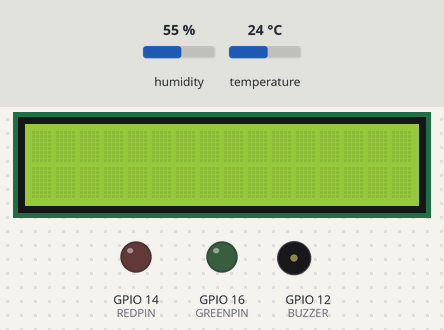
Bench run of a sketch on a simulated ESP8266 (NodeMCU). Shown: 16×2 character LCD, output pins drawn as LEDs (lit = HIGH), buzzer (waves = sounding, pin HIGH). The inputs (shaded band) are chosen by the test bench; at power-on: temperature 24 °C, humidity 55 %. WiFi joins after 1.5 s; servers stay silent unless stated; uploads are accepted with an empty reply; what the sketch prints to the serial monitor is not drawn.

Above: at 3.3 s.
3.4 s: temperature set to 21 °C
At 14.4 s:
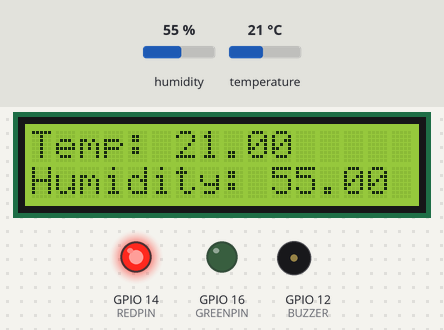
18.4 s: temperature set to 18 °C
At 25.3 s:
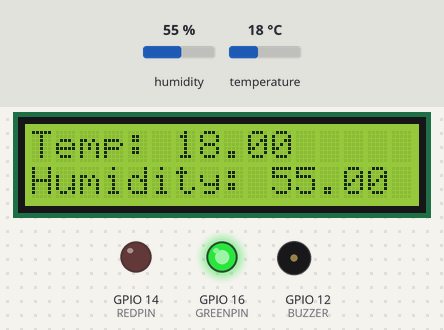
33.4 s: humidity set to 22 %
At 34.9 s:
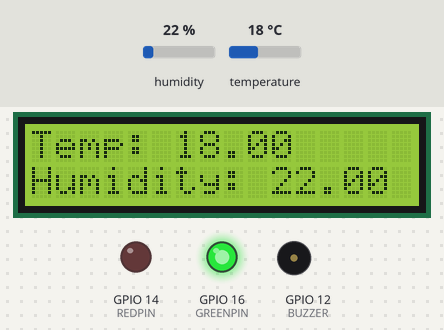
48.4 s: humidity set to 40 %
At 56.6 s:
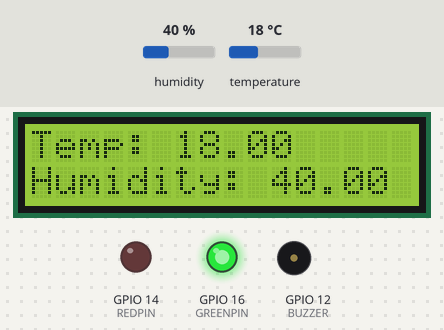
Timing chart, 0 to 58.1 s (numbered marks = the images above; inputs shaded):
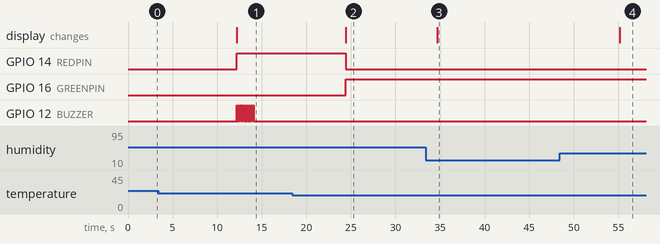

The sketch:

weather.ino
```cpp
#include <DHT.h>
#include <ESP8266WiFi.h>
#include <WiFiClient.h>
#include <ESP8266HTTPClient.h>
#include <LiquidCrystal_I2C.h>
DHT dht(2, DHT11);   // D4 on esp8266
#define BUZZER 12    // D6 on esp8266
#define REDPIN 14    // D5 on esp8266
#define GREENPIN 16  // D0 on esp8266
// SDA  - D2
// SCL - D1
LiquidCrystal_I2C lcd(0x27, 16, 2);
const char* ssid = "Benax-WiFi(2.4G)";    // Your WiFi SSID
const char* password = "Rc@Nyabihu2023";  // Your WiFi password
//SERVER ADDRESS
const char* serverAddress = "http://192.168.1.150";
void setup() {
  Serial.begin(115200);
  Serial.println("DHT11 Temperature and Humidity Sensor");
  dht.begin();
  pinMode(BUZZER, OUTPUT);
  pinMode(REDPIN, OUTPUT);
  pinMode(GREENPIN, OUTPUT);
  // Initialize the LCD display
  lcd.begin(16, 2);
  lcd.init();
  lcd.backlight();
  connectToWiFi();
}
void loop() {
  delay(10000);  // Wait for 10 seconds between readings
  float temperature = dht.readTemperature();
  float humidity = dht.readHumidity();
  if (isnan(temperature) || isnan(humidity)) {
    Serial.println("Failed to read data from DHT sensor");
  } else {
    Serial.print("Temperature: ");
    Serial.print(temperature);
    Serial.print(" °C");
    Serial.println("");
    Serial.print("Humidity: ");
    Serial.print(humidity);
    Serial.print(" %");
    // Display temperature on the LCD
    lcd.setCursor(0, 0);
    lcd.print("Temp: ");
    lcd.print(temperature);
    lcd.print(" ");
    //    Display the humidity on LCD
    lcd.setCursor(0, 1);
    lcd.print("Humidity: ");
    lcd.print("");
    lcd.print(humidity);
    lcd.print(" ");
    // Upload data to the server
    if (temperature >= 20) {
      digitalWrite(GREENPIN, LOW);
      digitalWrite(REDPIN, HIGH);
      for (int i = 0; i < 10; i++) {
        digitalWrite(BUZZER, HIGH);
        delay(100);
        digitalWrite(BUZZER, LOW);
        delay(100);
      }
    } else {
      digitalWrite(REDPIN, LOW);
      digitalWrite(GREENPIN, HIGH);
      digitalWrite(BUZZER, LOW);
    }
  }
  //   Upload data to the server
  sendDataToServer(temperature, humidity);
}
void connectToWiFi() {
  WiFi.begin(ssid, password);
  while (WiFi.status() != WL_CONNECTED) {
    delay(1000);
    Serial.println("Connecting to WiFi...");
  }
  Serial.println("Connected to WiFi");
}
void sendDataToServer(float temperature, float humidity) {
  WiFiClient client;
  HTTPClient http;
  // Build the URL with query parameters
  String url = serverAddress;
  url += "/weather-station/backend.php";
   url += "?device=340722SPE03420";
  url += "&temperature=" + String(temperature);
  url += "&humidity=" + String(humidity);

  // Send HTTP GET request
  http.begin(client, url);
  http.setTimeout(10000);  // Set timeout to 10 seconds (for example)
  int httpResponseCode = http.GET();
  Serial.println(httpResponseCode);
  if (httpResponseCode > 0) {
    Serial.print("HTTP Response code: ");
    Serial.println(httpResponseCode);
  } else {
    Serial.println("Error sending data to server");
  }
  http.end();
}
```

Measured:
- the behaviour switches between 20 and 19 °C on temperature (found by bisection; images 1 and 2)
- after the input at 3.4 s, the display: changes after 8.8 s (image 1)
- after the input at 18.4 s, GPIO 14 (REDPIN): HIGH → LOW after 6.0 s; GPIO 16 (GREENPIN): LOW → HIGH after 6.0 s; GPIO 12 (BUZZER): stops changing and stays LOW; the display: changes after 6.0 s (image 2)
- after the input at 33.4 s, the display: changes after 1.3 s (image 3)
- after the input at 48.4 s, the display: changes after 6.8 s (image 4)
